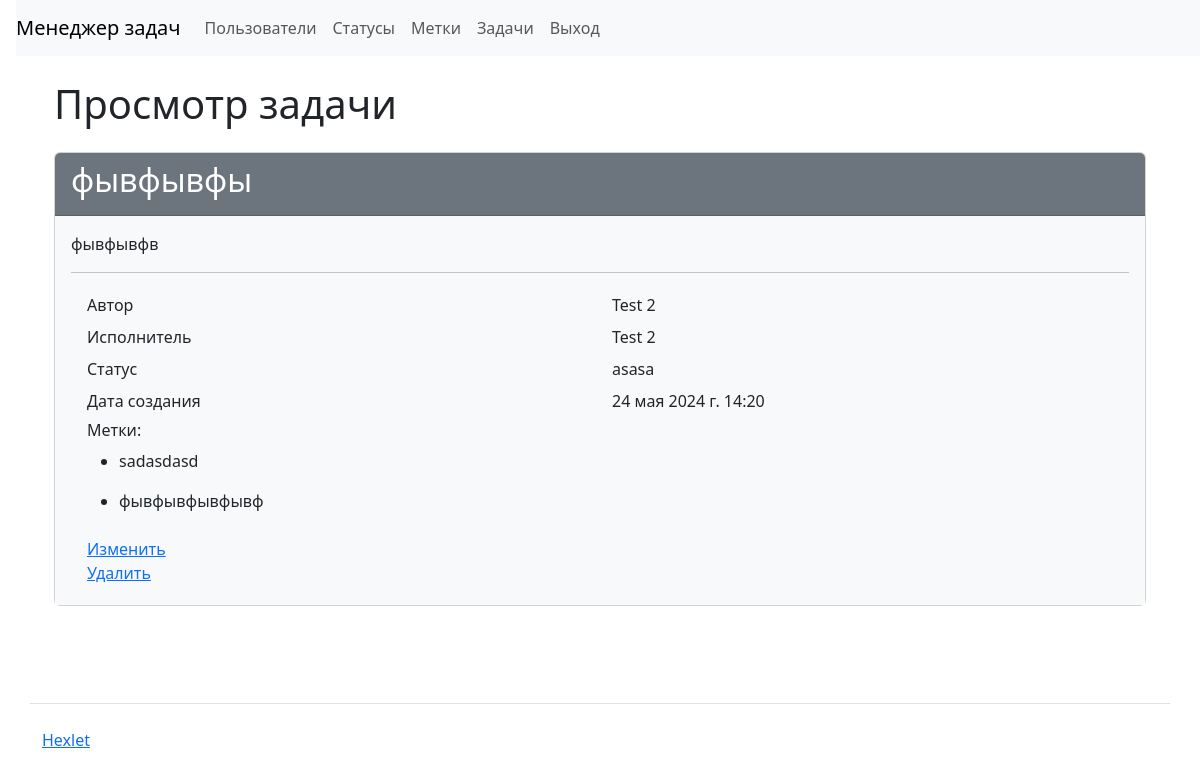
The page /tasks/3/ (signed in) on the database its author committed.
### task_manager/apps/tasks/models.py (models this page shows, shortened)
class Task(models.Model):
    name = models.CharField(max_length=150, unique=True, verbose_name=_("Name"))
    description = models.TextField(max_length=300, verbose_name=_("Description"))
    status = models.ForeignKey(
        Status,
        on_delete=models.PROTECT,
        related_name="statuses",
        verbose_name=_("Status"),
    )
    executor = models.ForeignKey(
        User,
        on_delete=models.PROTECT,
        related_name="executor",
        verbose_name=_("Executor"),
    )
    labels = models.ManyToManyField(
        Label,
        blank=True,
        related_name="labels",
        verbose_name=_("Labels"),
        through="TaskLabel",
        through_fields=("task", "label"),
    )
    author = models.ForeignKey(
        User,
        on_delete=models.PROTECT,
        related_name="author",
        verbose_name=_("Author"),
    )
    created_at = models.DateTimeField(auto_now_add=True, verbose_name=_("Created at"))

### task_manager/apps/users/models.py (models this page shows)
class User(AbstractUser):
    def __str__(self):
        return f"{self.first_name} {self.last_name}"

### task_manager/apps/statuses/models.py (models this page shows)
class Status(models.Model):
    name = models.CharField(
        max_length=255, null=False, blank=False, verbose_name=_("Name")
    )
    created_at = models.DateTimeField(auto_now_add=True, verbose_name=_("Created at"))
    def __str__(self) -> str:
        return self.name

### task_manager/apps/labels/models.py (models this page shows, shortened)
class Label(models.Model):
    name = models.CharField(
        max_length=255, null=False, blank=False, verbose_name=_("Name")
    )
    created_at = models.DateTimeField(auto_now_add=True, verbose_name=_("Created at"))

### task_manager/apps/tasks/views.py (the view)
# urls.py: path("<int:pk>/", views.TaskDetailView.as_view(), name="current_task"),
class TaskDetailView(CustomLoginRequiredMixin, DetailView):
    model = Task
    template_name = "tasks/current_task.html"
    login_url = "login"
    context_object_name = "task"
    def get_context_data(self, **kwargs):
        context = super().get_context_data(**kwargs)
        context["labels"] = self.object.labels.filter()
        return context

### task_manager/mixins.py (called while the page is built)
    def dispatch(self, request: HttpRequest, *args, **kwargs):
        if not request.user.is_authenticated:
            messages.add_message(
                request, messages.ERROR, self.permission_denied_message
            )
            return self.handle_no_permission()
        return super(CustomLoginRequiredMixin, self).dispatch(request, *args, **kwargs)

### task_manager/templates/tasks/current_task.html
{% extends 'base.html' %}
{% load i18n %}
{% block content %}
<div class="container wrapper flex-grow-1">
    <h1 class="my-4">{% translate "Current task" %}</h1>
    <div class="card">
        <div class="card-header bg-secondary text-white">
            <h2>{{ task.name }}</h2>
        </div>
        <div class="card-body bg-light">
            <p>{{ task.description }}</p>
            <hr>
            <div class="container">
                <div class="row p-1">
                    <div class="col">{% translate "Author" %}</div>
                    <div class="col">{{ task.author }}</div>
                </div>
                <div class="row p-1">
                    <div class="col">{% translate "Executor" %}</div>
                    <div class="col">{{ task.executor }}</div>
                </div>
                <div class="row p-1">
                    <div class="col">{% translate "Status" %}</div>
                    <div class="col">{{ task.status }}</div>
                </div>
                <div class="row p-1">
                    <div class="col">{% translate "Created at" %}</div>
                    <div class="col">{{ task.created_at }}</div>
                </div>
                <div class="row p-1">
                    <div class="col">
                        <h6>{% translate "Labels" %}:</h6>
                        {% for label in labels %}
                        <ul>
                            <li>{{ label.name }}</li>
                        </ul>
                        {% endfor %}
                    </div>
                </div>
                <div class="row p-1">
                    <div class="col">
                        <a href="{% url 'update_task' task.id %}">{% translate "Update" %}</a>
                        <br>
                        <a href="{% url 'delete_task' task.id %}">{% translate "Delete" %}</a>
                    </div>
                </div>
            </div>
        </div>
    </div>
</div>
{% endblock %}

### rows shown on the page
Task: name "фывфывфы", description "фывфывфв", author "Test 2", executor "Test 2", status "asasa", created_at "24 мая 2024 г. 14:20"
Label: name "sadasdasd"
Label: name "фывфывфывфывф"
